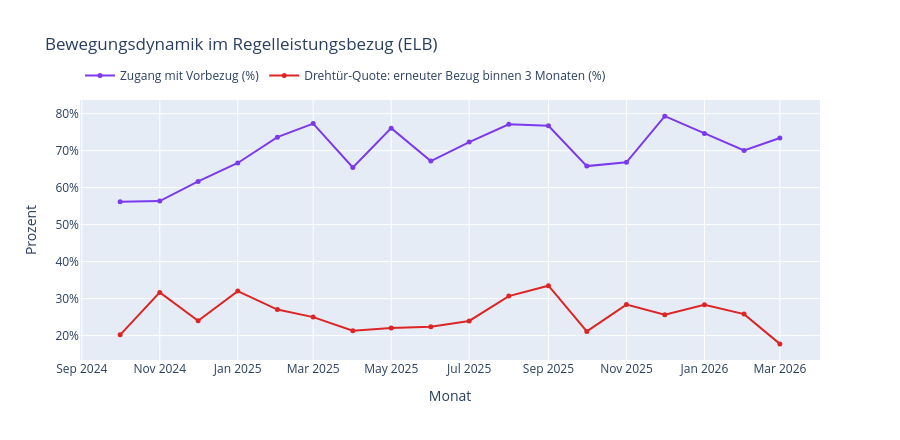

Notebook code cell kept with this figure:
### Markdown cell above
## 4. Bewegungsdynamik: der „Drehtür-Effekt“

Zwei Kennzahlen aus Blatt „3.5“: der Anteil der **Zugänge**, die bereits zuvor im Leistungsbezug waren (statt zum ersten Mal), und die **Drehtür-Quote** — der Anteil der **Abgänge**, die innerhalb von 3 Monaten erneut in den Leistungsbezug zurückkehren.

### Code cell
fig = go.Figure()
fig.add_trace(go.Scatter(x=bezugsdauer.index.to_timestamp(), y=bezugsdauer["Anteil Zugang mit Vorbezug (%)"], name="Zugang mit Vorbezug (%)", mode="lines+markers", line=dict(color="#7c3aed"), marker=dict(size=5)))
fig.add_trace(go.Scatter(x=bezugsdauer.index.to_timestamp(), y=bezugsdauer["Drehtür-Quote (%)"], name="Drehtür-Quote: erneuter Bezug binnen 3 Monaten (%)", mode="lines+markers", line=dict(color="#dc2626"), marker=dict(size=5)))
fig.update_layout(
    title="Bewegungsdynamik im Regelleistungsbezug (ELB)",
    yaxis_title="Prozent", yaxis_ticksuffix="%",
    xaxis_title="Monat", hovermode="x unified", legend=dict(orientation="h", y=1.15), height=440,
)
fig

### Figure 1 — Plotly figure (JSON) as saved in the notebook; plotly's stock layout.template omitted (floating-point values rounded to 4 significant figures)
{"data": [{"line": {"color": "#7c3aed"}, "marker": {"size": 5}, "mode": "lines+markers", "name": "Zugang mit Vorbezug (%)", "type": "scatter", "x": ["2024-10-01T00:00:00", "2024-11-01T00:00:00", "2024-12-01T00:00:00", "2025-01-01T00:00:00", "2025-02-01T00:00:00", "2025-03-01T00:00:00", "2025-04-01T00:00:00", "2025-05-01T00:00:00", "2025-06-01T00:00:00", "2025-07-01T00:00:00", "2025-08-01T00:00:00", "2025-09-01T00:00:00", "2025-10-01T00:00:00", "2025-11-01T00:00:00", "2025-12-01T00:00:00", "2026-01-01T00:00:00", "2026-02-01T00:00:00", "2026-03-01T00:00:00"], "y": [56.15, 56.35, 61.68, 66.67, 73.65, 77.3, 65.45, 76.07, 67.18, 72.32, 77.1, 76.7, 65.82, 66.84, 79.33, 74.62, 70.05, 73.4]}, {"line": {"color": "#dc2626"}, "marker": {"size": 5}, "mode": "lines+markers", "name": "Drehtür-Quote: erneuter Bezug binnen 3 Monaten (%)", "type": "scatter", "x": ["2024-10-01T00:00:00", "2024-11-01T00:00:00", "2024-12-01T00:00:00", "2025-01-01T00:00:00", "2025-02-01T00:00:00", "2025-03-01T00:00:00", "2025-04-01T00:00:00", "2025-05-01T00:00:00", "2025-06-01T00:00:00", "2025-07-01T00:00:00", "2025-08-01T00:00:00", "2025-09-01T00:00:00", "2025-10-01T00:00:00", "2025-11-01T00:00:00", "2025-12-01T00:00:00", "2026-01-01T00:00:00", "2026-02-01T00:00:00", "2026-03-01T00:00:00"], "y": [20.2, 31.67, 24.0, 32.03, 27.04, 25.0, 21.33, 22.05, 22.42, 23.96, 30.68, 33.5, 21.12, 28.38, 25.67, 28.32, 25.81, 17.76]}], "layout": {"height": 440, "hovermode": "x unified", "legend": {"orientation": "h", "y": 1.15}, "title": {"text": "Bewegungsdynamik im Regelleistungsbezug (ELB)"}, "xaxis": {"title": {"text": "Monat"}}, "yaxis": {"ticksuffix": "%", "title": {"text": "Prozent"}}}}
